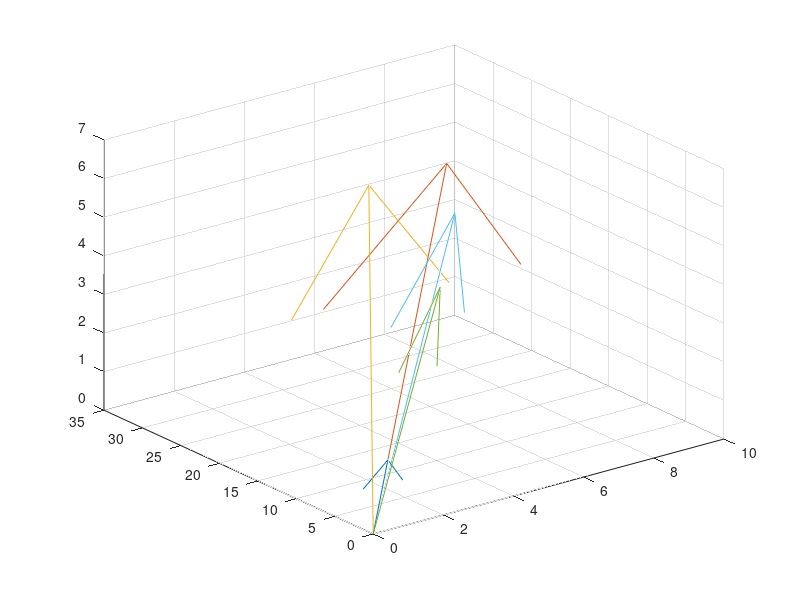

MATLAB code for this plot:
u = [2, 7, 1];
v = [3, 4, 6];

q = 5 * u;
r = u + v;
s = u .* v;

norm(u)

x=0; y=0; z=0;

figure;
quiver3(x,y,z,u(1),u(2),u(3));
hold on

quiver3(x,y,z,v(1),v(2),v(3))
hold on

quiver3(x,y,z,q(1),q(2),q(3))
hold on

quiver3(x,y,z,r(1),r(2),r(3))
hold on

quiver3(x,y,z,s(1),s(2),s(3))
hold on